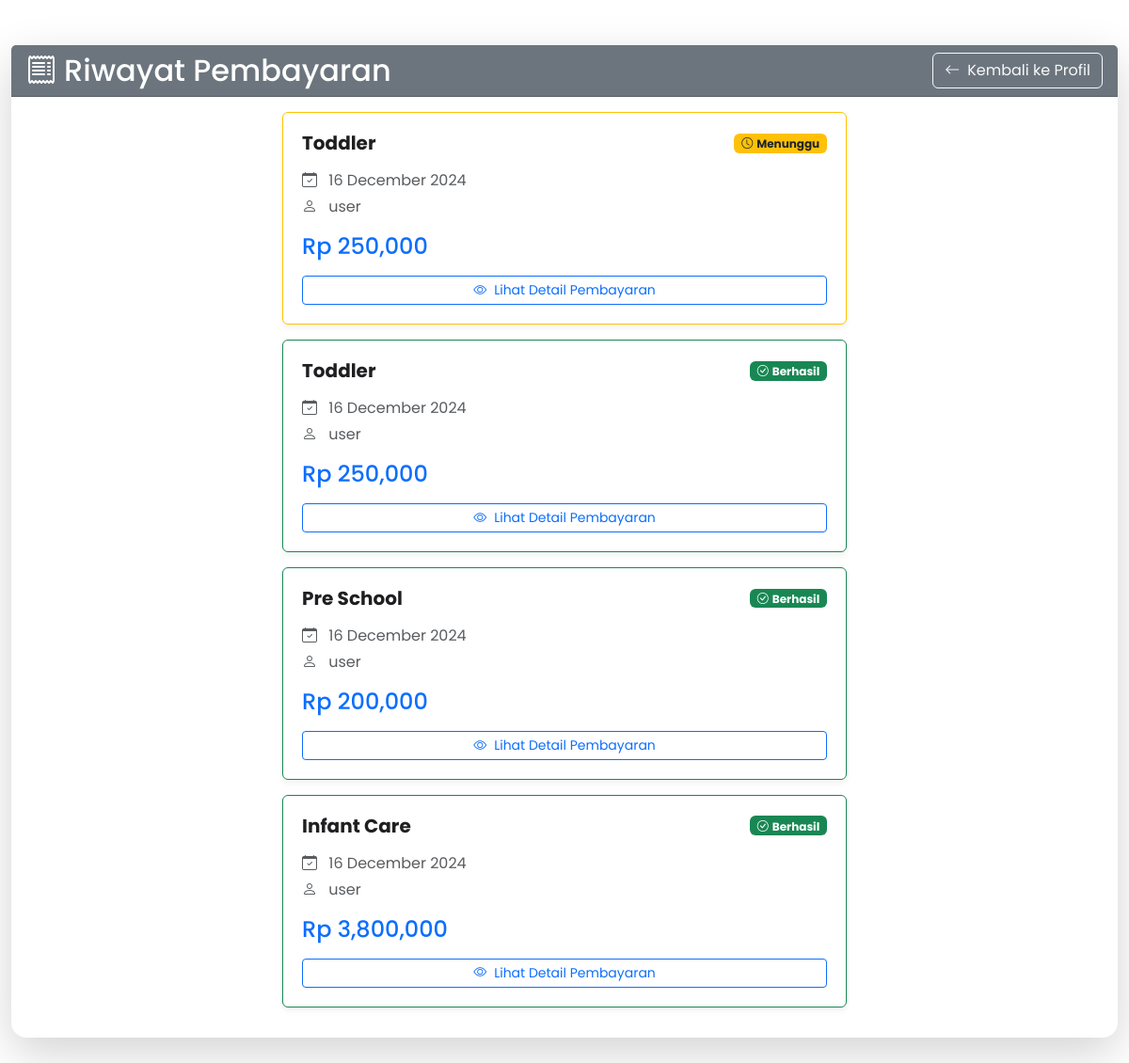
Screenshot of /users/riwayat_pembayaran/ (signed in) with the database file from the repository.
### pendaftaran/models.py (models this page shows, shortened)
class Pendaftaran(models.Model):
    id = models.UUIDField(primary_key=True, default=uuid.uuid4, editable=False)
    created_at = models.DateTimeField(default=timezone.now, editable=False)
    JENIS_KELAMIN_CHOICES = [
        ('L', 'Laki-laki'),
        ('P', 'Perempuan'),
    ]
    PAYMENT_STATUS_CHOICES = [
        ('pending', 'Pending'),
        ('failed', 'Failed'),
        ('success', 'Success'),
    ]
    nama_ortu = models.ForeignKey(
        settings.AUTH_USER_MODEL,
        on_delete=models.CASCADE,
        verbose_name="Nama Orang Tua",
        null=True, blank=True
    )
    nama_anak = models.ForeignKey(
        Child,
        on_delete=models.CASCADE,
        verbose_name="Nama Anak",
        blank=True, null=True
    )
    program = models.ForeignKey(Program, on_delete=models.CASCADE, verbose_name="Program")
    fee = models.ForeignKey(Fee, on_delete=models.CASCADE, verbose_name="Jenis Program")
    payment_status = models.CharField(
        max_length=20,
        choices=PAYMENT_STATUS_CHOICES,
        default='pending'  # Default status adalah 'pending'
    )
    payment_url = models.CharField(max_length=255, blank=True, null=True)
    transaction_id = models.CharField(max_length=100, blank=True, null=True)
    STATUS_CHOICES = [
        ('active', 'Aktif'),
        ('inactive', 'Tidak Aktif'),
    ]
    status = models.CharField(
        max_length=10,
        choices=STATUS_CHOICES,
        default='active'  # Default status adalah 'active'
    )

### programs/models.py (models this page shows, shortened)
class Program(models.Model):
    name = models.CharField(max_length=255)
    description = models.TextField()
    age_range = models.CharField(max_length=50)
    image = models.ImageField(upload_to='program_images/')
    program_start_date = models.DateTimeField(null=True, blank=True, verbose_name="Tanggal Mulai Program")
    program_end_date = models.DateTimeField(null=True, blank=True, verbose_name="Tanggal Selesai Program")
    status = models.CharField(
        max_length=10,
        choices=[('active', 'Aktif'), ('inactive', 'Tidak Aktif')],
        default='active'
    )

class Fee(models.Model):
  program = models.ForeignKey(Program, related_name='fees', on_delete=models.CASCADE)
  type_program = models.CharField(max_length=50)
  description = models.TextField(default="Default description")
  amount = models.DecimalField(max_digits=10, decimal_places=2)

### users/models.py (models this page shows, shortened)
class CustomUser(AbstractUser):
    GENDER_CHOICES = [
        ('Laki-laki', 'Pria'),
        ('Perempuan', 'Wanita'),
    ]
    gender = models.CharField(
        max_length=10,
        choices=GENDER_CHOICES,
        blank=True,
        null=True,
    )
    birth_date = models.DateField(null=True, blank=True)
    profile_image = models.ImageField(upload_to='profile_pics/', blank=True, null=True)
    alamat = models.CharField(max_length=255, null=True, blank=True)
    no_telp = models.CharField(max_length=12, null=True, blank=True)
    email = models.EmailField(unique=True)
    username = models.CharField(
        max_length=20,
        unique=True,
        validators=[
            RegexValidator(
                regex=r'^[\w\s]+$',
                message='Username hanya boleh mengandung huruf, angka, dan spasi.',
            )
        ],
    )
    id = models.UUIDField(primary_key=True, default=uuid.uuid4, editable=False)
    USERNAME_FIELD = 'email'
    REQUIRED_FIELDS = []

### users/views.py (the view)
# urls.py: path('riwayat_pembayaran/',views.riwayat_pembayaran, name="riwayat_pembayaran"),
def riwayat_pembayaran(request):
    riwayat_pembayaran = Pendaftaran.objects.filter(nama_ortu=request.user).order_by('-created_at')
    return render(request, 'riwayat_pembayaran.html', {
        'riwayat_pembayaran': riwayat_pembayaran
    })

### users/templates/riwayat_pembayaran.html (shortened to what this page needs)
<!DOCTYPE html>
{% extends 'base/base_element.html' %}
{% load humanize %}
{% load static %}
{% block extra_css %}
<link rel="stylesheet" href="{% static 'css/riwayatpembayaran-style.css' %}" />
<link href="https://cdn.jsdelivr.net/npm/bootstrap-icons@1.10.0/font/bootstrap-icons.css" rel="stylesheet">
{% endblock %}
{% block body_block %}
<div class="container-fluid payment-history-container py-5">
    <div class="row">
        <div class="col-12">
            <div class="card shadow-lg border-0 rounded-4 mb-4">
                <div class="card-header bg-secondary text-white d-flex justify-content-between align-items-center">
                    <h2 class="mb-0">
                        <i class="bi bi-receipt me-2"></i>Riwayat Pembayaran
                    </h2>
                    <a href="{% url 'users:profile-base' %}" class="btn btn-outline-light">
                        <i class="bi bi-arrow-left me-2"></i>Kembali ke Profil
                    </a>
                </div>
                <div class="card-body">
                    {% if riwayat_pembayaran %}
                        <div class="payment-list">
                            {% for pembayaran in riwayat_pembayaran %}
                            <div class="card payment-card mb-3 {% if pembayaran.payment_status == 'success' %}border-success{% elif pembayaran.payment_status == 'pending' %}border-warning{% else %}border-danger{% endif %}">
                                <div class="card-body">
                                    <div class="d-flex justify-content-between align-items-center mb-3">
                                        <h5 class="card-title mb-0">{{ pembayaran.program.name }}</h5>
                                        {% if pembayaran.payment_status == 'success' %}
                                            <span class="badge bg-success"><i class="bi bi-check-circle me-1"></i>Berhasil</span>
                                        {% elif pembayaran.payment_status == 'pending' %}
                                            <span class="badge bg-warning text-dark"><i class="bi bi-clock me-1"></i>Menunggu</span>
                                        {% else %}
                                            <span class="badge bg-danger"><i class="bi bi-x-circle me-1"></i>Gagal</span>
                                        {% endif %}
                                    </div>
                                    <div class="payment-details">
                                        <p class="text-muted mb-1">
                                            <i class="bi bi-calendar-check me-2"></i>
                                            {{ pembayaran.created_at|date:"d F Y" }}
                                        </p>
                                        <p class="text-muted mb-1">
                                            <i class="bi bi-person me-2"></i>
                                            {{ user.username }}
                                        </p>
                                        <h4 class="text-primary mt-3 mb-0">
                                            Rp {{ pembayaran.fee.amount|floatformat:0|intcomma }}
                                        </h4>
                                    </div>
                                    {% if pembayaran.payment_url %}
                                    <div class="mt-3 d-grid">
                                        <a href="{{ pembayaran.payment_url }}"
                                           class="btn btn-outline-primary btn-sm"
                                           target="_blank">
                                            <i class="bi bi-eye me-2"></i>Lihat Detail Pembayaran
                                        </a>
                                    </div>
                                    {% endif %}
                                </div>
                            </div>
                            {% endfor %}
                        </div>
                    {% endif %}
                </div>
            </div>
        </div>
    </div>
</div>
{% endblock %}

### static/css/riwayatpembayaran-style.css (style rules this page uses)
* { font-family: "Poppins", sans-serif; }
:root { --bg-color: #fff; --text-color1: #1f1f21; --text-color2: #fff; --main-color: #15a6f5; --bg-opacity: #fffefa; --big-font: 3rem; --title-font: 40px; --p-font: 1rem; }
body { background-color: var(--bg-color); }
.payment-card { transition: all 0.3s ease; border-radius: 10px; box-shadow: 0 4px 6px rgba(0, 0, 0, 0.05); margin-bottom: 20px; }
.payment-card .card-body { padding: 20px; }
.payment-card .card-title { font-weight: 700; color: var(--text-color1); margin-bottom: 10px; }
.badge { font-size: 0.8rem; padding: 5px 10px; border-radius: 20px; }
.bg-success { background-color: #28a745 !important; color: white !important; }
.bg-warning { background-color: #ffc107 !important; color: #212529 !important; }
.btn-outline-primary { border-color: #007bff; color: #007bff; transition: all 0.3s ease; }
.payment-list { max-width: 600px; margin: 0 auto; }

### rows the page displays
Pendaftaran: program.name "Toddler", payment_status "pending" (drawn), created_at "16 December 2024", fee.amount "250,000"
CustomUser: username "user"
Pendaftaran: program.name "Toddler", payment_status "success" (drawn), created_at "16 December 2024", fee.amount "250,000"
Pendaftaran: program.name "Pre School", payment_status "success" (drawn), created_at "16 December 2024", fee.amount "200,000"
Pendaftaran: program.name "Infant Care", payment_status "success" (drawn), created_at "16 December 2024", fee.amount "3,800,000"
